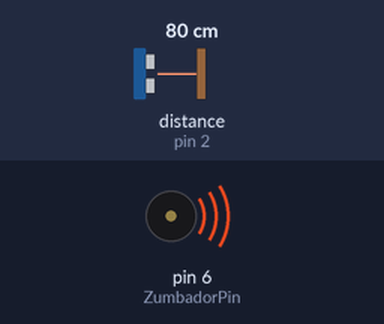
The sketch below on a simulated Arduino Uno, built with avr-gcc and run on an emulated ATmega328P. Shown: buzzer (waves = sounding). Wiring (inferred from the names in the program): ultrasonic range finder: trigger pin 3; echo pin 2. The inputs (shaded band) are chosen by the test bench; at power-on: distance to the obstacle (sensor on pin 2) 80 cm. The echo pulse lasts 58.3 µs per cm; what the sketch prints to the serial monitor is not drawn.

Above: at 0.1 s.
At 4.1 s:
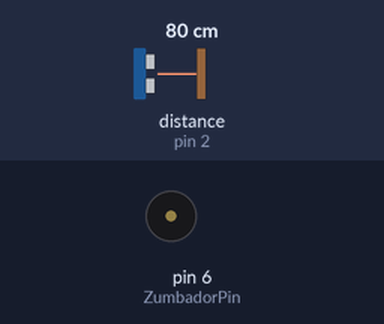
Timing chart, 0 to 5.6 s (numbered marks = the images above):
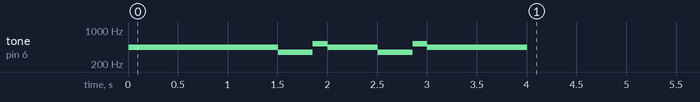

Measured:
- by itself, tone on pin 6 (ZumbadorPin): plays 440 Hz for 1.5 s, 349 Hz for 0.35 s, 523 Hz for 0.15 s, 440 Hz for 0.50 s, 349 Hz for 0.35 s, 523 Hz for 0.15 s … (7 notes in this stretch)

The sketch:

main.ino
```cpp
const int Trigger = 3;   //Pin digital 2 para el Trigger del sensor
const int Echo = 2;   //Pin digital 3 para el Echo del sensor
const int ZumbadorPin = 6; //Pin ZumbadorPin

int c=261;
int d=294;
int e=329;
int f=349;
int g=391;
int gS=415;
int a=440;
int aS=455;
int b=466;
int cH=523;
int cSH=554;
int dH=587;
int dSH=622;
int eH=659;
int fH=698;
int fSH=740;
int gH=783;
int gSH=830;
int aH=880;


float t = 0; //timepo que demora en llegar el eco
float distancia = 0; //distancia en centimetros

float distancia_anterior = 0;
float var = 0;       //Variacion de la distancia

float distancia_activacion = 2;//Variacion de distancia en centimetros para activar el buzzer

void setup() {
  Serial.begin(9600);//iniciailzamos la comunicación
  pinMode(Trigger, OUTPUT); //pin como salida
  pinMode(ZumbadorPin, OUTPUT); //pin como salida
  pinMode(Echo, INPUT);  //pin como entrada
  digitalWrite(Trigger, LOW);//Inicializamos el pin con 0
  digitalWrite(ZumbadorPin, LOW);//Inicializamos el pin con 0
}

void StarWars(int vel = 0);

void loop()
{

  digitalWrite(Trigger, HIGH);
  delayMicroseconds(10);          //Enviamos un pulso de 10us
  digitalWrite(Trigger, LOW);

  t = pulseIn(Echo, HIGH); //obtenemos el ancho del pulso
  distancia = t/59;             //escalamos el tiempo a una distancia en cm
  var = distancia-distancia_anterior;
  if (var > distancia_activacion){
    Serial.println("Se esta alejando");
    //tone(ZumbadorPin, 1000);
    //delay(1000);
    //noTone(ZumbadorPin);
    StarWars(0);
    delay(500);

  }

  distancia_anterior = distancia;
  delay(100);          //Hacemos una pausa de 100ms
}


void StarWars(int vel = 0){
  tone(ZumbadorPin, a, 500);
  delay(500+vel);
  tone(ZumbadorPin, a, 500);
  delay(500+vel);
  tone(ZumbadorPin, a, 500);
  delay(500+vel);
  tone(ZumbadorPin, f, 350);
  delay(350+vel);
  tone(ZumbadorPin, cH, 150);
  delay(150+vel);

  tone(ZumbadorPin, a, 500);
  delay(500+vel);
  tone(ZumbadorPin, f, 350);
  delay(350+vel);
  tone(ZumbadorPin, cH, 150);
  delay(150+vel);
  tone(ZumbadorPin, a, 1000);
  delay(1000+vel);

}
```
